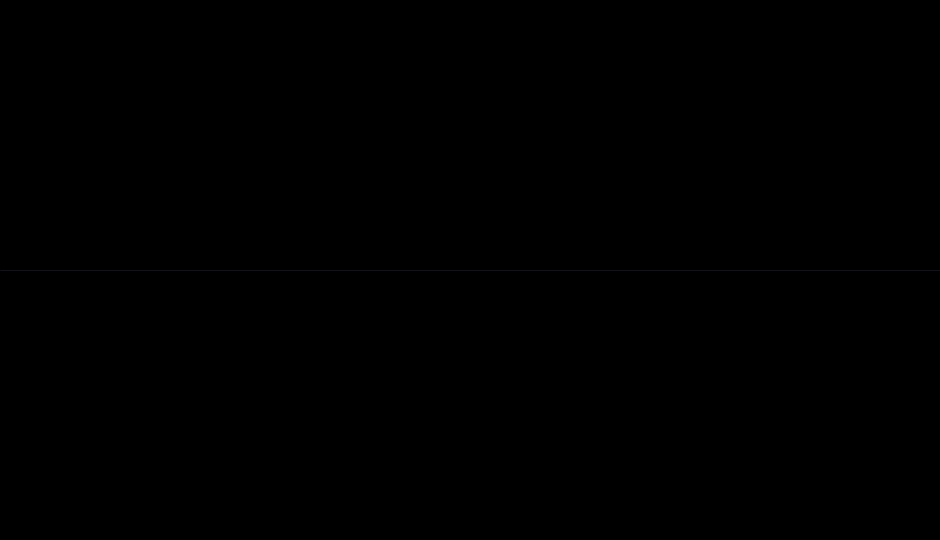
Frame 1 (no input)
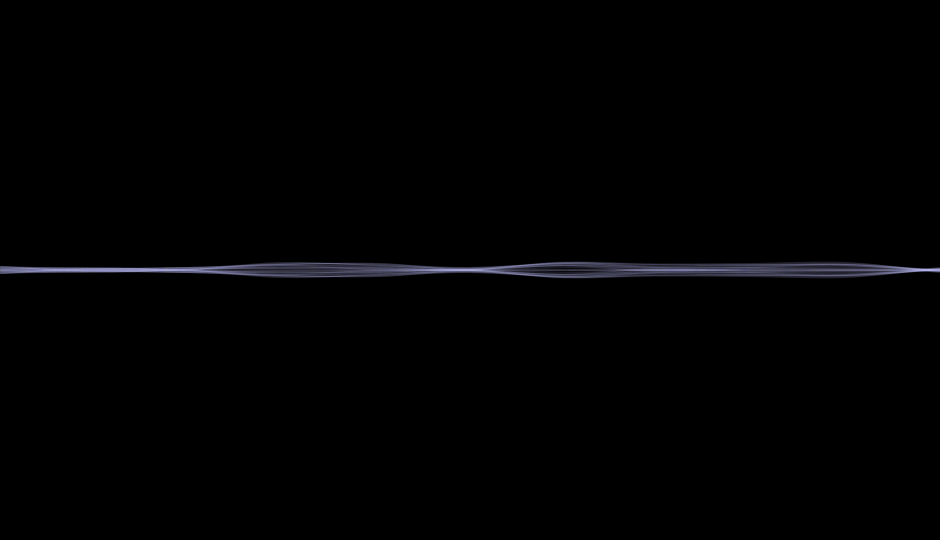
Frame 60 (the mouse pressed at the canvas centre just before this capture)
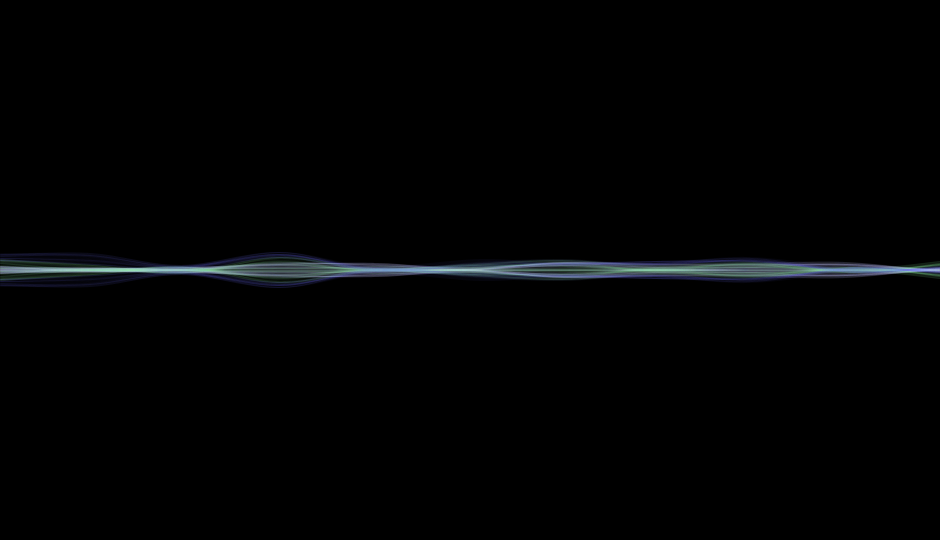
Frame 120 (the mouse held since frame 60 and released just before this capture)

The Processing sketch that drew these frames (run headless with seeded random() and noise(); from frame 60 on, the mouse is pressed at the canvas centre):

// Processing sketch: quantum_tapestry
// ── quantum_tapestry.pde
ArrayList<PVector> allVectors;
 
float wanderSpeed = 0.7;
int numSteps = 10; 
 
float lineHue = 1.0;
float lineSat = 0.0;
float lineBright = 1.0;
float colorTrigger = 0.999;
 
boolean autoplay = false;
 
void setup()
{
  size(940, 540);
  colorMode(HSB, 1.0, 1.0, 1.0, 1.0);
  background(0.0);
  noFill();
 
  createLine();
  randomizeColor();
}
 
void draw()
{
  strokeWeight(1.01);
  // randomize color if neccesary
  if (random(0, 1) > colorTrigger) randomizeColor();
 
  stroke(lineHue, lineSat, lineBright, 0.05);
  fill(255);
 
  // draw top line
  beginShape();
 
  for (int i=0; i<allVectors.size (); i++)
  {
    PVector vector = allVectors.get(i);
    if (i == 0) curveVertex(vector.x, vector.y);
    curveVertex(vector.x, vector.y);
    if (i == allVectors.size()-1) curveVertex(vector.x, vector.y);
  }
  endShape();
 
  // draw bottom line
  beginShape();
  for (int i=0; i<allVectors.size (); i++)
  {
    PVector vector = allVectors.get(i);
    if (i == 0)curveVertex(vector.x, height-vector.y);
    curveVertex(vector.x, height-vector.y);
    if (i == allVectors.size()-1) curveVertex(vector.x, height-vector.y);
 
    vector.x += random(-wanderSpeed, wanderSpeed);
    vector.y += random(-wanderSpeed, wanderSpeed);
    vector.y += 0.1;
 
    if (i == 0) vector.x = 0;
    if (i == allVectors.size()-1) vector.x = width;
  }
  endShape();
 
  checkAutoplay();
}
 
void checkAutoplay()
{
  if (autoplay)
  {
    // reset if line has left screen
    for (int i=0; i<allVectors.size (); i++)
    {
      PVector vector = allVectors.get(i);
      if (vector.y < height) return;
    }
    // reset if boundary check didn't exit functiion
    reset();
  }
}
 
void createLine()
{
  allVectors = new ArrayList<PVector>();
 
  for (int i=0; i<=numSteps; i++)
  {
    PVector vector = new PVector(i * width/numSteps, height/2);
    allVectors.add(vector);
  }
}
 
void randomizeColor()
{
  lineHue = random(0, 1);
  lineSat = random(0, 1);
}
 
void reset()
{
  background(0.0);
  createLine();
  randomizeColor();
  wanderSpeed = random(0.3, 2.0);
  numSteps = (int)random(1, 20);
  colorTrigger = random(0.99, 0.9999);
}
 
void mousePressed()
{
  reset();
}
 
void keyPressed()
{
  if (key == 'c')
  {
    randomizeColor();
  }
 
  if (key == 'r')
  {
    lineHue = 1.0;
    lineSat = 0.0;
    lineBright = 1.0;
  }
 
  if (key == 'a')
  {
    autoplay = !autoplay;
  }
}
